Frame 1 (no input): blank canvas, image omitted
Frame 60 (the mouse pressed at the canvas centre just before this capture): blank canvas, image omitted
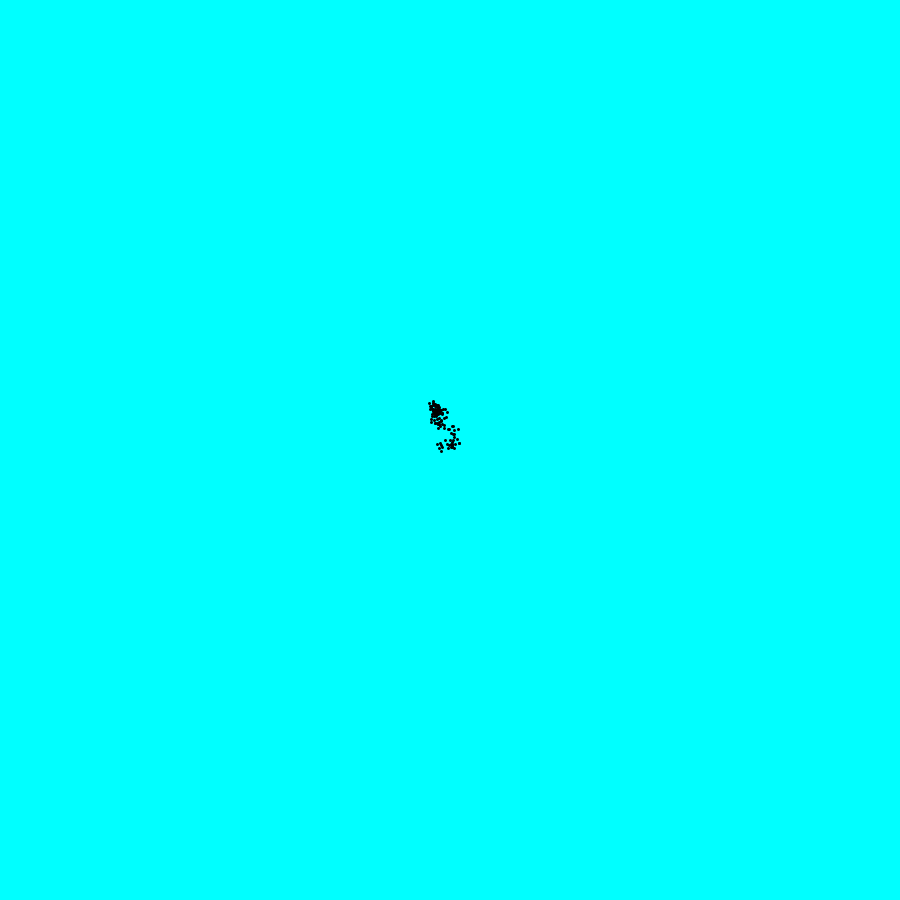
Frame 120 (the mouse held since frame 60 and released just before this capture)

The Processing sketch whose frames 1 and 60 were blank and that drew this single picture after the mouse press (run headless with seeded random() and noise(); from frame 60 on, the mouse is pressed at the canvas centre):

// Processing sketch: walker
// ── walker.pde
final int SCREEN_SIZE = 900;

PVector walker = new PVector(SCREEN_SIZE/2, SCREEN_SIZE/2);

void setup() {
  size(900, 900);

  background(0,255,255);

}

void draw() {

  walker.x = walker.x + random(-5, 5);
  walker.y = walker.y + random(-5, 5);

  strokeWeight(3);
  stroke(0, 0, 0);
  point(walker.x, walker.y);

}
